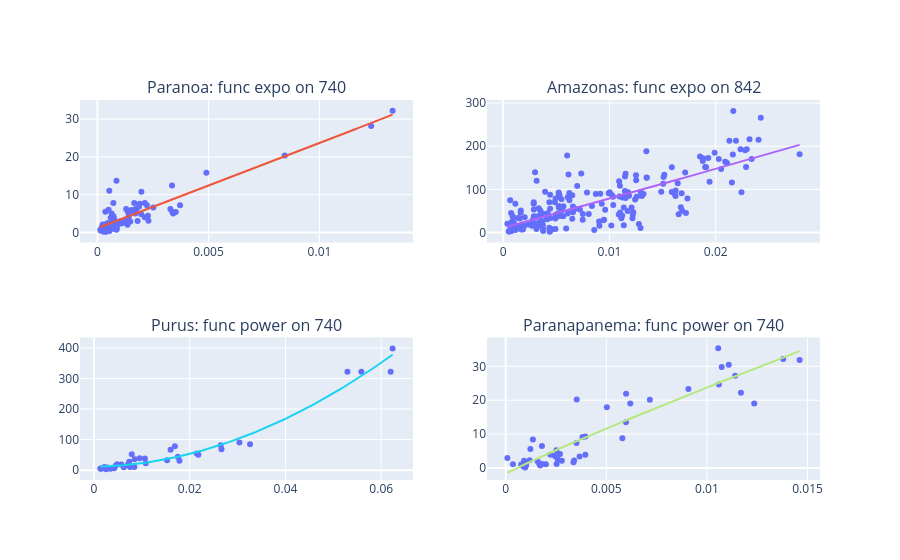

Source (notebook cell):
### Code cell
gfit.plot_groups(2, 2, ('Paranoa', 'Amazonas', 'Purus', 'Paranapanema'), showlegend=False, base_height=300)

### Figure 1 — Plotly figure (JSON) as saved in the notebook; plotly's stock layout.template omitted (floating-point values rounded to 4 significant figures; data arrays with more than 128 entries replaced by an {"elided": "..."} marker saying what was removed)
{"data": [{"customdata": {"elided": "97x5 mixed values"}, "hovertemplate": "740=%{x}<br>SPM=%{y}<br>Id=%{customdata[0]}<br>Rio/ Bacia=%{customdata[1]}<br>Projeto=%{customdata[2]}<br>DATA=%{customdata[3]}<br>Ponto=%{customdata[4]}<extra></extra>", "legendgroup": "", "marker": {"color": "#636efa", "symbol": "circle"}, "mode": "markers", "name": "", "orientation": "v", "showlegend": false, "type": "scatter", "x": [0.003359, 0.001292, 0.0007229, 0.0006863, 0.00137, 0.001017, 0.001598, 0.001075, 0.001399, 0.0006577, 0.000515, 0.0005519, 0.0005851, 0.001122, 0.0001377, 0.0003069, 0.0003657, 0.001656, 0.0007436, 0.0005613, 0.001019, 0.0007661, 0.0006335, 0.0001324, 0.0003945, 0.0007633, 0.002297, 0.001354, 0.0008712, 0.00153, 0.0004857, 0.001275, 0.0004405, 0.0007932, 0.0006805, 0.0008558, 0.003285, 0.004906, 0.003722, 0.001478, 0.000844, 0.0005947, 0.0003555, 0.0007172, 0.0005328, 0.0007444, 0.001907, 0.002228, 0.00213, 0.001972, 0.001753, 0.001707, 0.0007525, 0.0005067, 0.0002707, 0.0002884, 0.0001597, 0.0002051, 0.0003676, 0.001979, 0.002133, 0.002517, 0.00187, 0.001723, 0.001573, 0.0007208, 0.0006121, 0.000344, 0.0003128, 0.0004522, 0.0002141, 0.0002206, 0.0002683, 0.0004371, 0.00075, 0.001403, 0.01233, 0.01329, 0.008436, 0.00341, 0.003374, 0.001807, 0.0008451, 0.0005274, 0.0005289, 0.0003335, 0.0002572, 0.000544, 0.0002739, 0.0006082, 0.0009711, 0.002273, 0.0005021, 0.0002392, 0.0008576, 0.003529, 0.0006382], "xaxis": "x", "y": [12.4, 6.2, 4.3, 3.8, 5.5, 2.8, 5.5, 2.7, 4.1, 2.6, 2.4, 1.9, 1.6, 2.4, 0.6, 1.2, 2.1, 7.8, 3.7, 1.7, 2.9, 1.9, 1.8, 0.7, 0.2, 0.9, 3.1, 2, 1.1, 5.9, 2, 3.2, 2.4, 2.1, 2.1, 0.7, 6.2, 15.8, 7.2, 2.9, 1.8, 3.9, 5.5, 7.8, 11, 1.2, 7.6, 7.2, 4, 4.8, 5.6, 5, 3.2, 1.5, 0.8, 0.2, 0.4, 0.6, 1.4, 10.8, 7.8, 6.6, 6.8, 6.2, 5.4, 2.8, 2, 1.5, 1.6, 1.8, 1.6, 1.3, 1.8, 0.6, 3, 4.2, 28.2, 32.2, 20.4, 5, 5.4, 3, 1, 0.4, 0.4, 0.4, 1.2, 0.4, 1, 1.2, 2.2, 4.4, 6, 2.1, 13.7, 5.4, 5], "yaxis": "y"}, {"mode": "lines", "name": "expo", "text": "Params:[ 967.52099755 -966.40253275]<br>r2: 0.8099<br>rmse: 2.2256<br>SSE: 480.4851<br>", "type": "scatter", "x": {"elided": "200 float values"}, "xaxis": "x", "y": {"elided": "200 float values"}, "yaxis": "y"}, {"customdata": {"elided": "232x5 mixed values"}, "hovertemplate": "842=%{x}<br>SPM=%{y}<br>Id=%{customdata[0]}<br>Rio/ Bacia=%{customdata[1]}<br>Projeto=%{customdata[2]}<br>DATA=%{customdata[3]}<br>Ponto=%{customdata[4]}<extra></extra>", "legendgroup": "", "marker": {"color": "#636efa", "symbol": "circle"}, "mode": "markers", "name": "", "orientation": "v", "showlegend": false, "type": "scatter", "x": {"elided": "232 float values"}, "xaxis": "x2", "y": {"elided": "232 float values"}, "yaxis": "y2"}, {"mode": "lines", "name": "expo", "text": "Params:[ 2900.41559476 -2889.58770583]<br>r2: 0.642<br>rmse: 33.8963<br>SSE: 266558.476<br>", "type": "scatter", "x": {"elided": "200 float values"}, "xaxis": "x2", "y": {"elided": "200 float values"}, "yaxis": "y2"}, {"customdata": {"elided": "39x5 mixed values"}, "hovertemplate": "740=%{x}<br>SPM=%{y}<br>Id=%{customdata[0]}<br>Rio/ Bacia=%{customdata[1]}<br>Projeto=%{customdata[2]}<br>DATA=%{customdata[3]}<br>Ponto=%{customdata[4]}<extra></extra>", "legendgroup": "", "marker": {"color": "#636efa", "symbol": "circle"}, "mode": "markers", "name": "", "orientation": "v", "showlegend": false, "type": "scatter", "x": [0.007118, 0.001336, 0.007883, 0.004528, 0.002813, 0.007114, 0.007527, 0.006222, 0.005708, 0.008429, 0.002544, 0.00343, 0.002798, 0.001397, 0.004129, 0.004222, 0.001828, 0.00219, 0.007358, 0.008485, 0.01063, 0.009548, 0.02146, 0.0218, 0.02646, 0.02664, 0.0326, 0.03038, 0.01753, 0.01526, 0.01081, 0.01785, 0.00483, 0.05294, 0.06238, 0.05585, 0.06198, 0.0169, 0.01599], "xaxis": "x3", "y": [18.4, 5.6, 52, 14.6, 8.8, 15.9, 10.4, 10, 18.4, 10.5, 3.6, 4.7, 6.8, 5.2, 7, 6.1, 6.1, 10.2, 27.6, 35.9, 38.6, 39, 54.8, 50.8, 81.4, 68.3, 85.3, 90.5, 44.3, 32.5, 23.2, 30.6, 19.3, 322, 398.3, 321.6, 322.2, 78.2, 67.1], "yaxis": "y3"}, {"mode": "lines", "name": "power", "text": "Params:[7.40764646e+04 1.91435594e+00 1.19877537e+01]<br>r2: 0.969<br>rmse: 17.2413<br>SSE: 11593.2926<br>", "type": "scatter", "x": {"elided": "200 float values"}, "xaxis": "x3", "y": {"elided": "200 float values"}, "yaxis": "y3"}, {"customdata": {"elided": "50x5 mixed values"}, "hovertemplate": "740=%{x}<br>SPM=%{y}<br>Id=%{customdata[0]}<br>Rio/ Bacia=%{customdata[1]}<br>Projeto=%{customdata[2]}<br>DATA=%{customdata[3]}<br>Ponto=%{customdata[4]}<extra></extra>", "legendgroup": "", "marker": {"color": "#636efa", "symbol": "circle"}, "mode": "markers", "name": "", "orientation": "v", "showlegend": false, "type": "scatter", "x": [0.001187, 8.51e-05, 0.00279, 0.001593, 0.001809, 0.003958, 0.0003616, 0.0009101, 0.00222, 0.00367, 0.003369, 0.002532, 0.001007, 0.001226, 0.0008701, 0.0007735, 0.002586, 0.001674, 0.001715, 0.001996, 0.003399, 0.00352, 0.003816, 0.003959, 0.005978, 0.01059, 0.01169, 0.0146, 0.003529, 0.005027, 0.006192, 0.01235, 0.001801, 0.001353, 0.002517, 0.002465, 0.005981, 0.009079, 0.007164, 0.0114, 0.01073, 0.01379, 0.01108, 0.01056, 0.0008935, 0.001011, 0.000967, 0.002453, 0.002697, 0.005797], "xaxis": "x4", "y": [2.3, 2.9, 2.1, 1.9, 1.2, 3.9, 1.1, 2.1, 3.9, 3.4, 1.7, 1.2, 1.1, 5.6, 0.5, 1, 2.6, 1.2, 0.7, 1.1, 2.2, 7.4, 9.1, 9.3, 13.5, 24.6, 22.2, 31.9, 20.2, 17.9, 19, 19, 6.5, 8.4, 5.2, 3.5, 21.9, 23.3, 20.1, 27.2, 29.8, 32.2, 30.5, 35.3, 0.5, 0.7, 0.1, 3.5, 4.1, 8.8], "yaxis": "y4"}, {"mode": "lines", "name": "power", "text": "Params:[ 1.83579064e+03  9.28640072e-01 -1.76000552e+00]<br>r2: 0.8465<br>rmse: 4.1594<br>SSE: 865.0203<br>", "type": "scatter", "x": {"elided": "200 float values"}, "xaxis": "x4", "y": {"elided": "200 float values"}, "yaxis": "y4"}], "layout": {"annotations": [{"font": {"size": 16}, "showarrow": false, "text": "Paranoa: func expo on 740", "x": 0.225, "xanchor": "center", "xref": "paper", "y": 1, "yanchor": "bottom", "yref": "paper"}, {"font": {"size": 16}, "showarrow": false, "text": "Amazonas: func expo on 842", "x": 0.775, "xanchor": "center", "xref": "paper", "y": 1, "yanchor": "bottom", "yref": "paper"}, {"font": {"size": 16}, "showarrow": false, "text": "Purus: func power on 740", "x": 0.225, "xanchor": "center", "xref": "paper", "y": 0.375, "yanchor": "bottom", "yref": "paper"}, {"font": {"size": 16}, "showarrow": false, "text": "Paranapanema: func power on 740", "x": 0.775, "xanchor": "center", "xref": "paper", "y": 0.375, "yanchor": "bottom", "yref": "paper"}], "autosize": true, "showlegend": false, "xaxis": {"anchor": "y", "autorange": true, "domain": [0, 0.45], "range": [-0.0007193, 0.01415], "type": "linear"}, "xaxis2": {"anchor": "y2", "autorange": true, "domain": [0.55, 1], "range": [-0.001384, 0.02967], "type": "linear"}, "xaxis3": {"anchor": "y3", "autorange": true, "domain": [0, 0.45], "range": [-0.002613, 0.06633], "type": "linear"}, "xaxis4": {"anchor": "y4", "autorange": true, "domain": [0.55, 1], "range": [-0.0008543, 0.01554], "type": "linear"}, "yaxis": {"anchor": "x", "autorange": true, "domain": [0.625, 1], "range": [-2.571, 34.97], "type": "linear"}, "yaxis2": {"anchor": "x2", "autorange": true, "domain": [0.625, 1], "range": [-22.14, 306.2], "type": "linear"}, "yaxis3": {"anchor": "x3", "autorange": true, "domain": [0, 0.375], "range": [-30.58, 432.5], "type": "linear"}, "yaxis4": {"anchor": "x4", "autorange": true, "domain": [0, 0.375], "range": [-3.553, 38.4], "type": "linear"}}}
